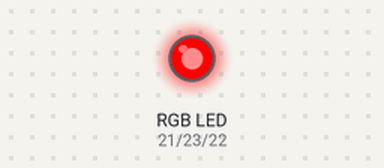
A sketch run on a simulated Arduino Mega 2560, built with avr-gcc and run on an emulated ATmega2560. Parts: an RGB LED mixed from three pins (HIGH = lit).

Above: at 0.3 s.
At 1.2 s:
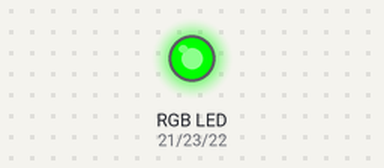
At 6.4 s:
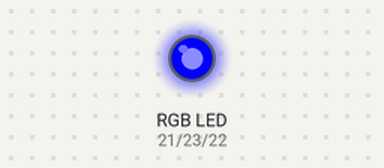
Timing chart, 0 to 8.9 s (numbered marks = the images above):
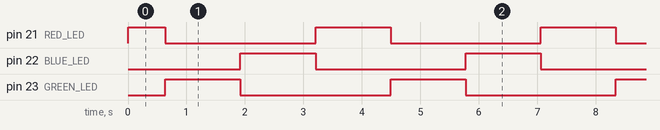

Measured:
- by itself, pin 21 (RED_LED): repeats every 3.9 s: LOW 2.6 s, HIGH 1.3 s
- by itself, pin 22 (BLUE_LED), pin 23 (GREEN_LED): alternates HIGH for 1.3 s and LOW for 2.6 s
- by itself, everything shown: repeats every 3.9 s, in 3 steps

The sketch:

Analog_LED.ino
```cpp
int led = 13;
int RED_LED = 21;
int BLUE_LED = 22;
int GREEN_LED = 23;
int BUTTON = 2;

void setup()
{
  pinMode(RED_LED, OUTPUT);
  pinMode(GREEN_LED, OUTPUT);
  pinMode(BLUE_LED, OUTPUT);
  setColourRgb(0,0,0);
}

void loop() {
  unsigned int rgbColour[3];

  // Start off with red.
  rgbColour[0] = 255;
  rgbColour[1] = 0;
  rgbColour[2] = 0;

  // Choose the colours to increment and decrement.
  for (int decColour = 0; decColour < 3; decColour += 1) {
    int incColour = decColour == 2 ? 0 : decColour + 1;

    // cross-fade the two colours.
    for(int i = 0; i < 255; i += 1) {
      rgbColour[decColour] -= 1;
      rgbColour[incColour] += 1;

      setColourRgb(rgbColour[0], rgbColour[1], rgbColour[2]);
      delay(5);
    }
  }
}

void setColourRgb(unsigned int red, unsigned int green, unsigned int blue) {
  analogWrite(RED_LED, red);
  analogWrite(GREEN_LED, green);
  analogWrite(BLUE_LED, blue);
 }
```
